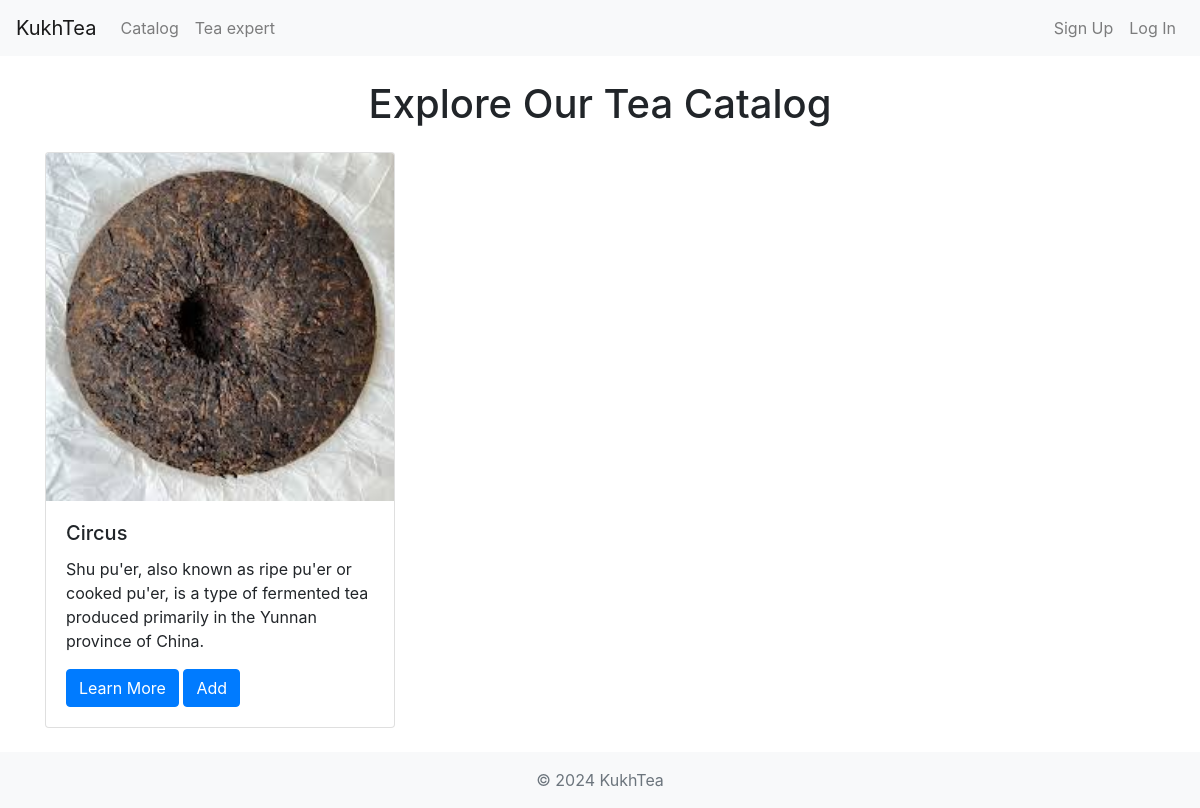
The app's page /catalog/, older data.
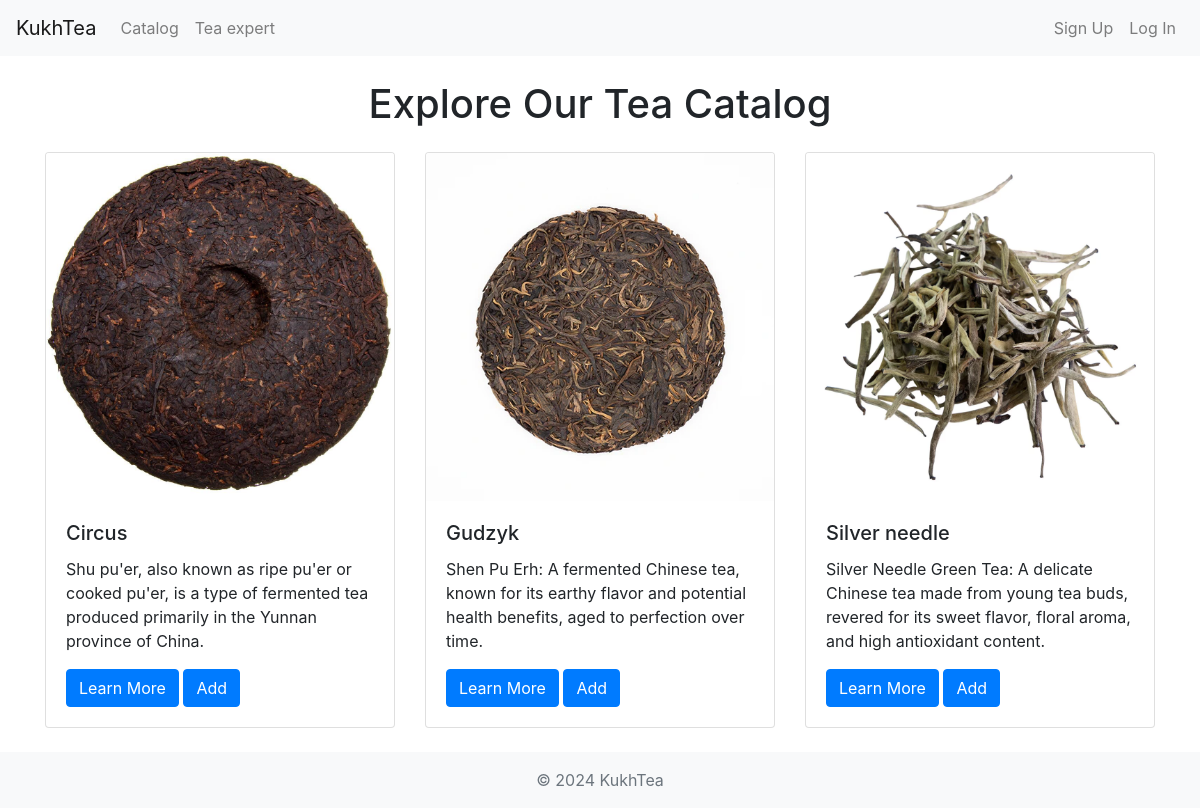
The same page, newer data.
### app/models.py (models this page shows, shortened)
class Product(models.Model):
	name = models.CharField(max_length=100)
	category = models.ForeignKey(Category, on_delete=models.CASCADE, default=1)
	description = models.CharField(max_length=250, default='', blank=True, null=True)
	image = models.ImageField(upload_to='uploads/product/')
	favourite = models.ManyToManyField(User, related_name='favourite_products')

### app/views.py (the view)
# urls.py: path('catalog/', views.catalog, name="Catalog"),
def catalog(request):
    products = Product.objects.all()
    return render(request, "catalog.html", {'products' : products})

### app/templates/catalog.html (shortened to what this page needs)
{% extends "index.html" %}
{% block content %}
{% load static %}
<div class="container">
    <br/>
    <div class="row">
        <div class="col-md-12">
            <h1 class="text-center mb-4">Explore Our Tea Catalog</h1>
        </div>
    </div>
    <div class="row">
        {% for product in products %}
        <div class="col-md-4">
            <div class="card mb-4">
                <img src="{{ product.image.url }}" class="card-img-top" alt="Green Tea">
                <div class="card-body">
                    <h5 class="card-title">{{ product.name }}</h5>
                    <p class="card-text">{{ product.description}}</p>
                    <a href="{% url 'Product' product.id %}" class="btn btn-primary">Learn More</a>
                    <a  href="{% url 'collection_add' product.pk %}" class="btn btn-primary"> Add </a>
                </div>
            </div>
        </div>
        {% endfor %}
    </div>
</div>
{% endblock %}

### app/templates/index.html (shortened to what this page needs)
{% load static %}
<!DOCTYPE html>
<html lang="en">
<head>
    <link rel="stylesheet" href="https://cdn.jsdelivr.net/npm/bootstrap@4.0.0/dist/css/bootstrap.min.css">
    <link rel="stylesheet" type="text/css" href="{% static 'style/style.css' %}">
</head>
<body class="d-flex flex-column">
<header>
  <nav class="navbar navbar-expand-lg navbar-light bg-light">
      <a class="navbar-brand" href="/">KukhTea</a>
      <div class="collapse navbar-collapse" id="navbarNav">
          <ul class="navbar-nav mr-auto">
              <li class="nav-item">
                  <a class="nav-link" href="/catalog">Catalog</a>
              </li>
              <li class="nav-item">
                <a class="nav-link" href="/ai">Tea expert</a>
            </li>
          </ul>
          {% if user.is_authenticated %}
          <ul class="navbar-nav ml-auto">
            <li class="nav-item">
                <a class="nav-link" href="/logout">Log out</a>
            </li>
        </ul>
        {% else %}
          <ul class="navbar-nav ml-auto">
              <li class="nav-item">
                  <a class="nav-link" href="/signup">Sign Up</a>
              </li>
              <li class="nav-item">
                  <a class="nav-link" href="/login">Log In</a>
              </li>
          </ul>
        {% endif %}
      </div>
  </nav>
</header>
<main>
  <div class="content">{% block content %}{% endblock %}</div>
</main>
    <footer class="footer mt-auto py-3 bg-light">
        <div class="container text-center">
            <span class="text-muted">© 2024 KukhTea</span>
        </div>
    </footer>
</body>
</html>

### assets/style/style.css (style rules this page uses)
html, body { height: 100%; }

Row changes from the older to the newer data that the page shows:
changed Product "Circus": image: a different picture
added Product: image (picture), name "Gudzyk", description "Shen Pu Erh: A fermented Chinese tea, known for its earthy flavor and potential health benefits, aged to perfection over time."
added Product: image (picture), name "Silver needle", description "Silver Needle Green Tea: A delicate Chinese tea made from young tea buds, revered for its sweet flavor, floral aroma, and high antioxidant content."
